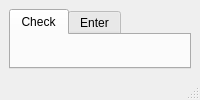
<?xml version="1.0" encoding="UTF-8"?>
<ui version="4.0">
 <class>MainWindow</class>
 <widget class="QMainWindow" name="MainWindow">
  <property name="windowTitle">
   <string>LeitnerLearner</string>
  </property>
  <widget class="QWidget" name="MWCentralwidget">
   <layout class="QVBoxLayout" name="VLCentralWidget">
    <item>
     <widget class="QTabWidget" name="TWModeSelector">
      <property name="currentIndex">
       <number>0</number>
      </property>
      <widget class="QWidget" name="TCheck">
       <attribute name="title">
        <string>Check</string>
       </attribute>
       <layout class="QVBoxLayout" name="VLCheck">
        <item>
         <widget class="QWidget" name="WCheck" native="true"/>
        </item>
       </layout>
      </widget>
      <widget class="QWidget" name="TEntry">
       <attribute name="title">
        <string>Enter</string>
       </attribute>
       <layout class="QVBoxLayout" name="VLEntry">
        <item>
         <widget class="QWidget" name="WEntry" native="true"/>
        </item>
       </layout>
      </widget>
     </widget>
    </item>
   </layout>
  </widget>
  <widget class="QStatusBar" name="statusbar"/>
 </widget>
 <resources/>
 <connections/>
</ui>
